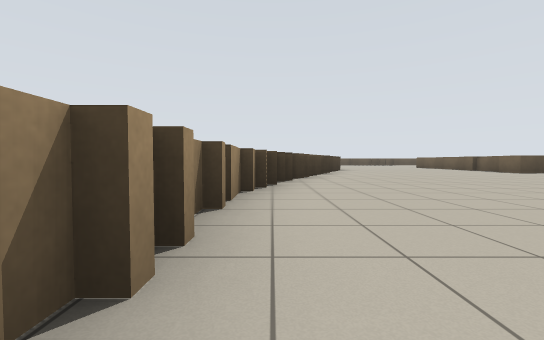
view 1 (above)

23 first-person views from a walk through a Stage world. The camera is 0.72 m above the floor, tilts 2° down and sees 90° across. Floor lines are 1 m apart. The floor is counted in squares, 2 m on a side. Each view is taken from the middle of a square. On the plan, view 1 faces up. The plan holds only what a view shows up to about 9 squares ahead; the rest is blank. The place goes on beyond the plan. The robots in the file are not drawn.

view 2
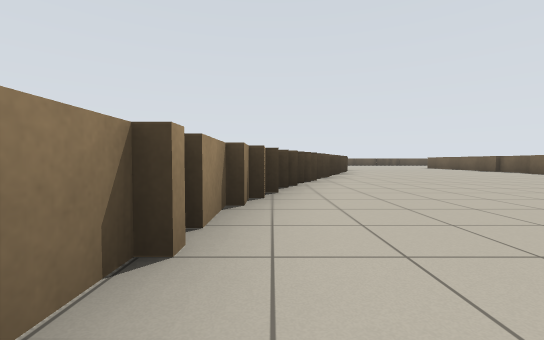

view 3
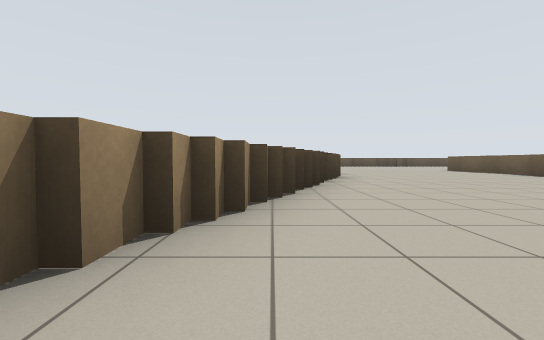

view 4
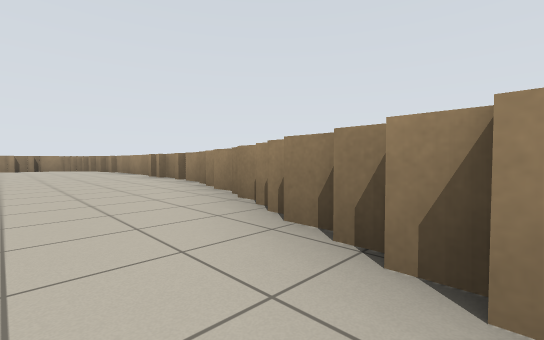

view 5
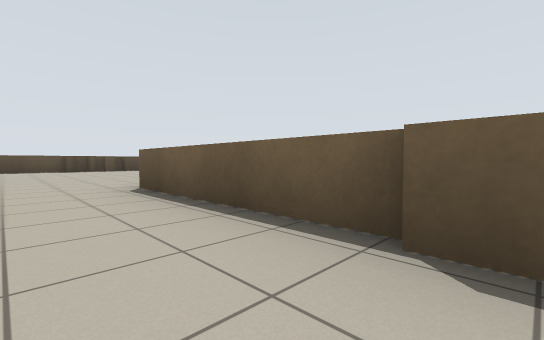

view 6
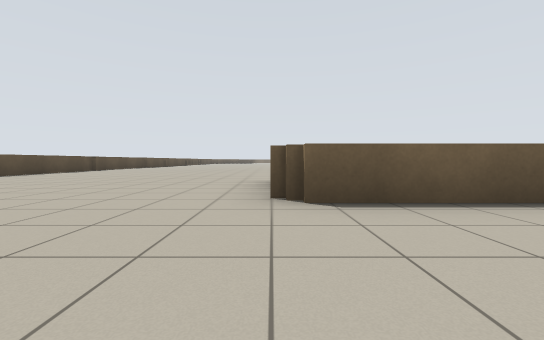

view 7
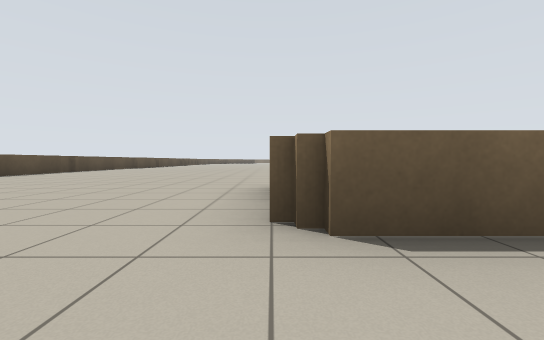

view 8
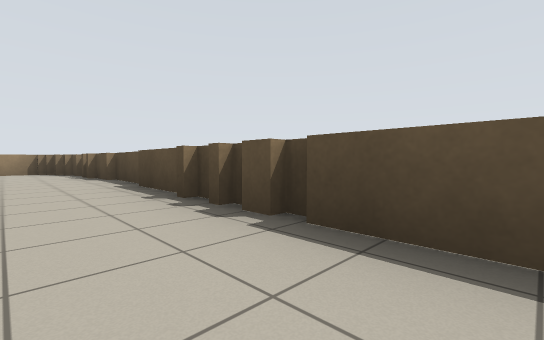

view 9
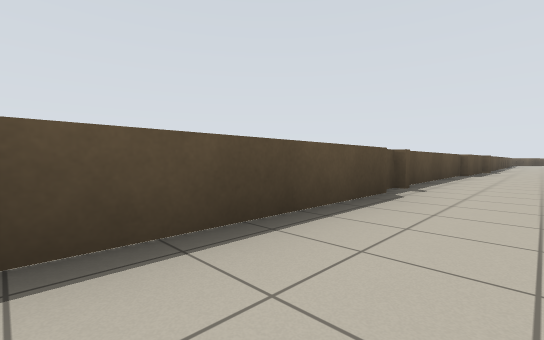

view 10
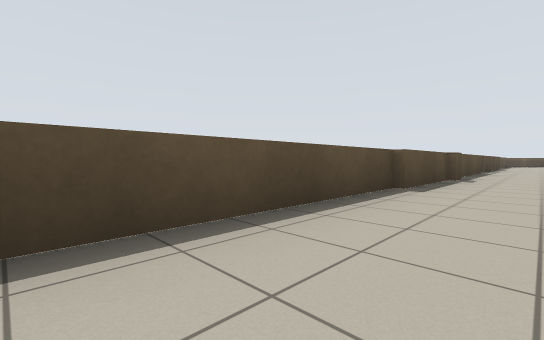

view 11
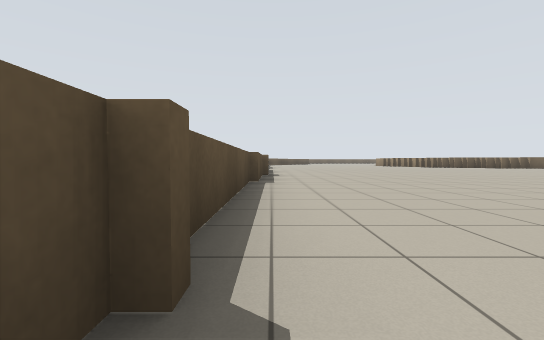

view 12
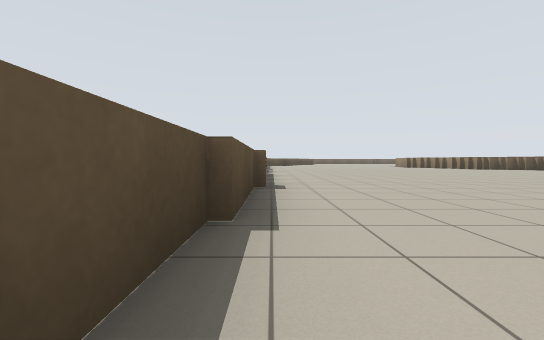

view 13
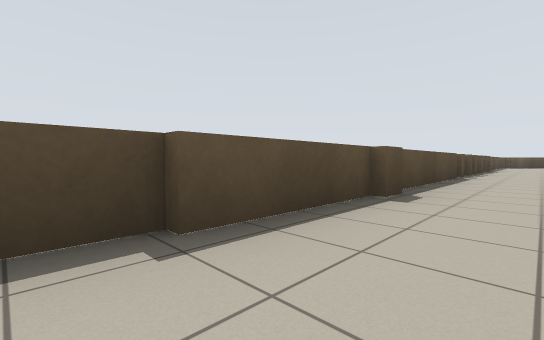

view 14
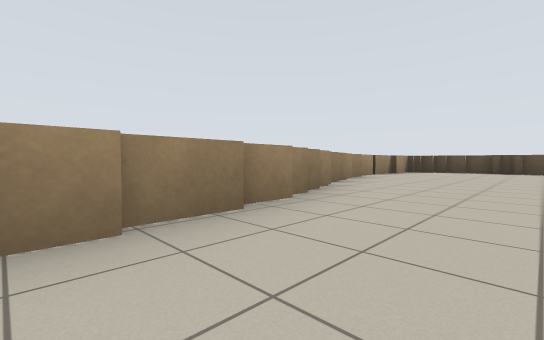

view 15
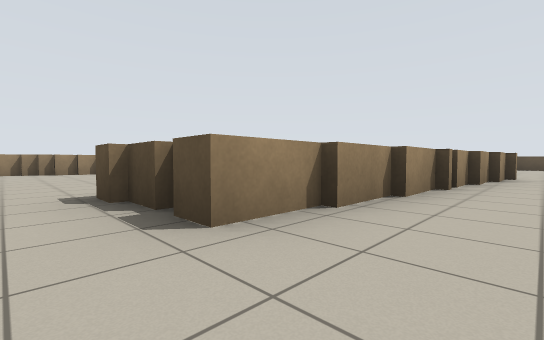

view 16
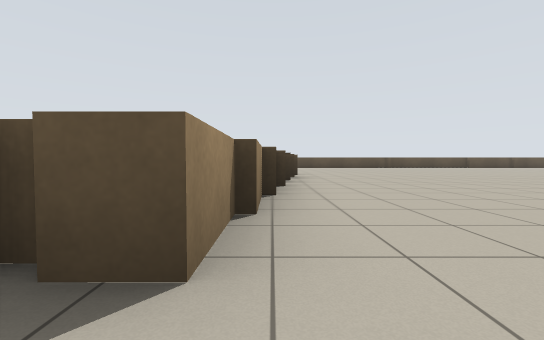

view 17
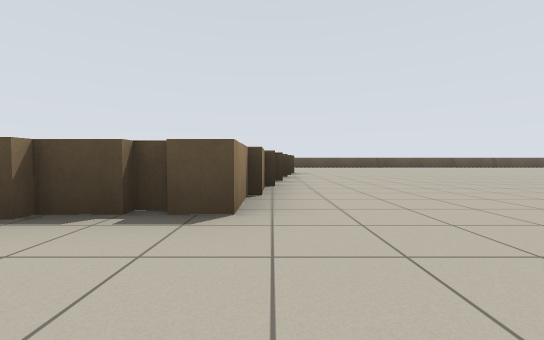

view 18
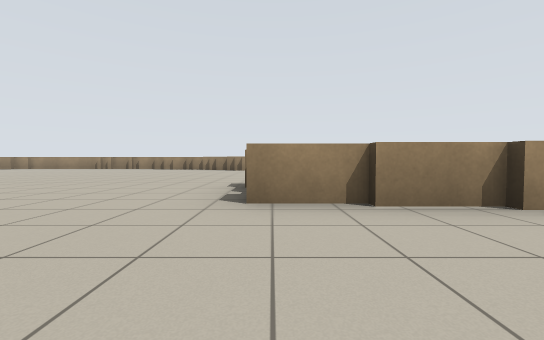

view 19
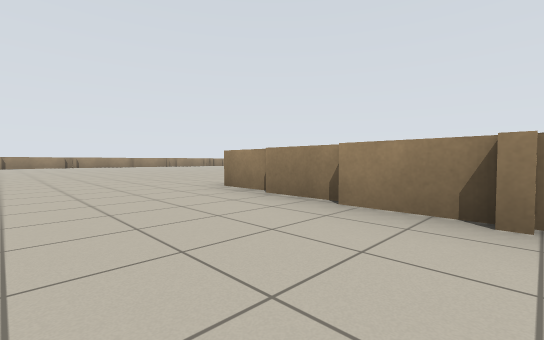

view 20
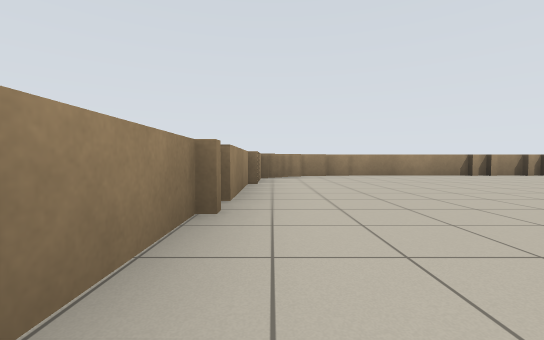

view 21
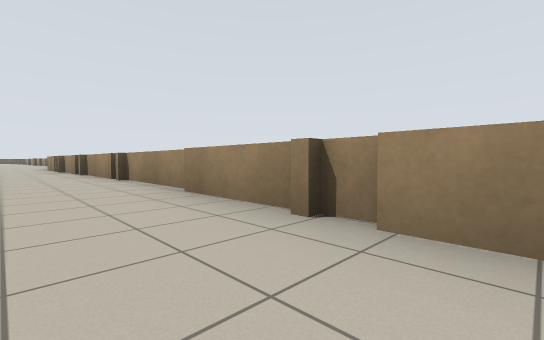

view 22
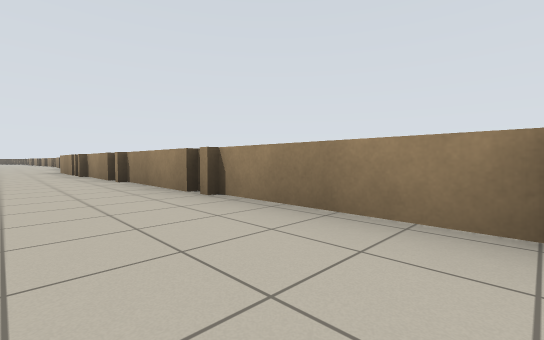

view 23
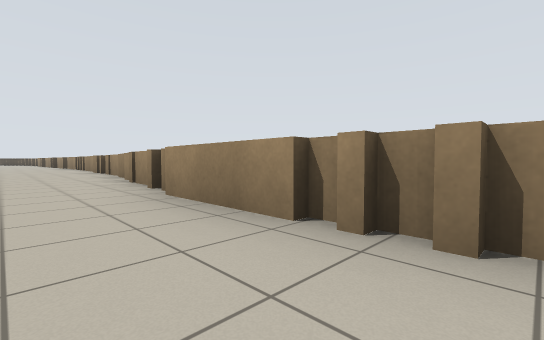

### Floor plan
Key: @ floor where view 1 was taken; # wall or solid block; . floor; = window, fence, low wall or low ledge.
Columns run from 1 left of view 1 to 26 right of it. Each row starts with its distance up from view 1.
 21   ##########################
 20   #=..................=.....
 19   =.........................
 18   =... ......... ..........
 17   =... .........  .........
 16   #... .........   ........
 15   #... ............ .......
 14   #......==........  ......
 13   ##.. ..##.......    .. ..
 12    #.....##......
 11    #.....##.....
 10    #.....#=....
  9   #=.....#=...
  8   #.....=#...
  7  ##..........
  6  #...........
  5  #...........
  4 #=...........
  3 #............
  2 #......  ....
  1 #.....    ...
  0 #@...      ..
 -1 #....
 -2 #.....
 -3 #.........................
 -4 ##........................
 -5  ####################=====

Positions as (right, up) in squares from view 1, and headings:
1: (0, 0), facing up
2: (0, 1), facing up
3: (1, 4), facing up
4: (2, 7), facing down-left
5: (6, 10), facing up-right
6: (5, 14), facing right
7: (6, 14), facing right
8: (10, 19), facing up-left
9: (11, 19), facing up-right
10: (15, 19), facing up-right
11: (14, 20), facing right
12: (17, 20), facing right
13: (18, 19), facing up-right
14: (4, 11), facing up-left
15: (10, 7), facing up-left
16: (9, 7), facing up
17: (9, 6), facing up
18: (11, 8), facing left
19: (11, 11), facing down-left
20: (6, -4), facing left
21: (3, -3), facing down-right
22: (6, -3), facing down-right
23: (13, -3), facing down-right
